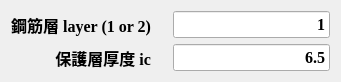
   <widget class="QWidget" name="layoutWidget_2">
    <property name="geometry">
     <rect>
      <x>460</x>
      <y>190</y>
      <width>341</width>
      <height>58</height>
     </rect>
    </property>
    <layout class="QGridLayout" name="gridLayout_2">
     <item row="0" column="0">
      <widget class="QLabel" name="lab_layer">
       <property name="font">
        <font>
         <family>Times New Roman</family>
         <pointsize>12</pointsize>
         <weight>75</weight>
         <bold>true</bold>
        </font>
       </property>
       <property name="layoutDirection">
        <enum>Qt::LeftToRight</enum>
       </property>
       <property name="text">
        <string>鋼筋層 layer (1 or 2)    </string>
       </property>
       <property name="alignment">
        <set>Qt::AlignRight|Qt::AlignTrailing|Qt::AlignVCenter</set>
       </property>
      </widget>
     </item>
     <item row="0" column="1">
      <widget class="QLineEdit" name="txb_layer">
       <property name="font">
        <font>
         <family>Times New Roman</family>
         <pointsize>12</pointsize>
         <weight>75</weight>
         <bold>true</bold>
        </font>
       </property>
       <property name="text">
        <string>1</string>
       </property>
       <property name="alignment">
        <set>Qt::AlignRight|Qt::AlignTrailing|Qt::AlignVCenter</set>
       </property>
      </widget>
     </item>
     <item row="1" column="0">
      <widget class="QLabel" name="lab_unitWeight_2">
       <property name="font">
        <font>
         <family>Times New Roman</family>
         <pointsize>12</pointsize>
         <weight>75</weight>
         <bold>true</bold>
        </font>
       </property>
       <property name="layoutDirection">
        <enum>Qt::LeftToRight</enum>
       </property>
       <property name="text">
        <string>保護層厚度 ic    </string>
       </property>
       <property name="alignment">
        <set>Qt::AlignRight|Qt::AlignTrailing|Qt::AlignVCenter</set>
       </property>
      </widget>
     </item>
     <item row="1" column="1">
      <widget class="QLineEdit" name="txb_ic">
       <property name="font">
        <font>
         <family>Times New Roman</family>
         <pointsize>12</pointsize>
         <weight>75</weight>
         <bold>true</bold>
        </font>
       </property>
       <property name="text">
        <string>6.5</string>
       </property>
       <property name="alignment">
        <set>Qt::AlignRight|Qt::AlignTrailing|Qt::AlignVCenter</set>
       </property>
      </widget>
     </item>
    </layout>
   </widget>
